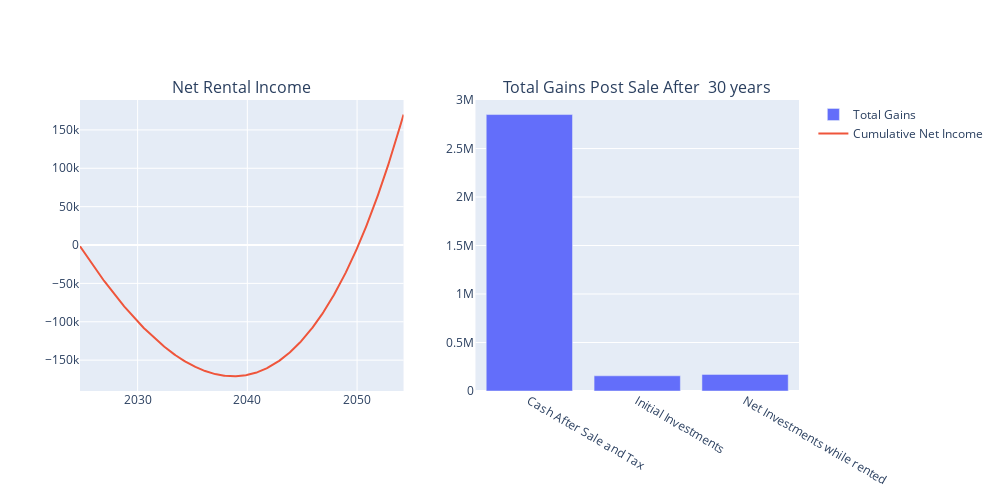
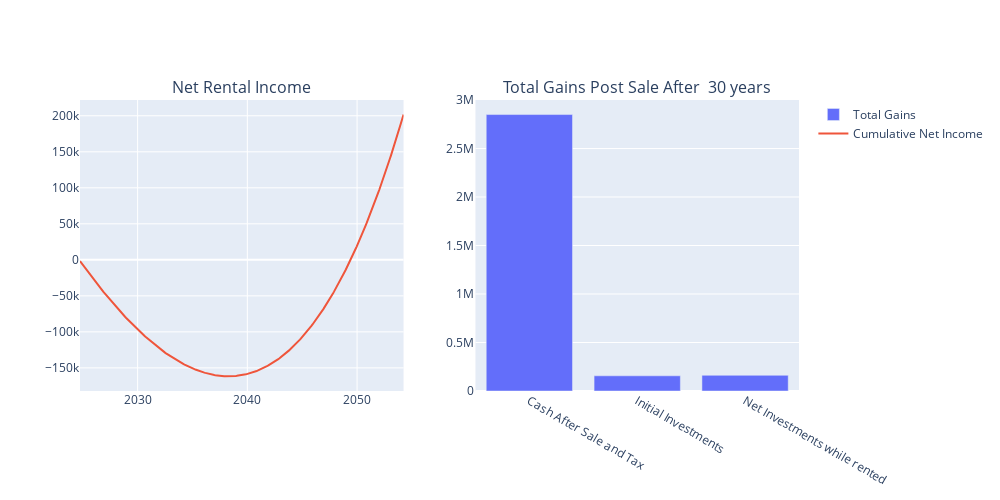

Write notebook code for charts like these, in order.
### Markdown cell above
## 01. Example of using the Calculate Mortage Payments using pywidget sliders

### Code cell
# ANSI escape codes for bold and color
bold = '\033[1m'
end_bold = '\033[0m'
red = '\033[91m'
green = '\033[92m'
yellow = '\033[93m'
blue = '\033[94m'
purple = '\033[95m'
cyan = '\033[96m'

import plotly.graph_objects as go
from plotly.subplots import make_subplots
import ipywidgets as widgets
from IPython.display import display, Markdown, clear_output
import matplotlib.pyplot as plt
from utils import calculate_mortgage_payments, calculate_cagr, super_balance
from datetime import datetime
# Create widgets for input parameters
house_price_widget = widgets.IntSlider(value=650000, min=500000, max=800000, step=10000, description='House Price:')
down_payment_widget = widgets.FloatSlider(value=20, min=5, max=30, step=1, description='% Down Payment:')
interest_rate_widget = widgets.FloatSlider(value=6.5, min=1, max=10, step=0.1, description='% Interest Rate:')
years_widget = widgets.IntSlider(value=30, min=1, max=30, step=1, description='Years:')
weekly_rent_widget = widgets.IntSlider(value=550, min=500, max=800, step=20, description='Initial Weekly Rent:')
# container = widgets.HBox(children=[house_price_widget, down_payment_widget, interest_rate_widget, years_widget, weekly_rent_widget])

def update_mortgage_payments(house_price, down_payment, interest_rate, loan_term_years, weekly_rent):
    water = 40
    insurance = 200
    council_tax = 140
    start_date = datetime(2024, 10, 1)  # Start date of loan
    df = calculate_mortgage_payments(down_payment, 
                                                   house_price, 
                                                   interest_rate, 
                                                   loan_term_years, 
                                                   start_date,
                                                   council_tax,
                                insurance,
                                water,
                                weekly_rent)
    (cash_after_tax, annualized_return, total_tax_paid, total_investment) = calculate_cagr(df, down_payment, house_price)
    initial_inv = df['InitialInvestments'].max()
    invest_while_rented = total_investment - initial_inv
    # print(f"{bold}{green}Monthly Payment: ${end_bold} ${df["Payment Amount"].max():.2f}")
    print(f"Monthly Payment: ${df['Payment Amount'].max():.2f}" )
    # print(f"Cash After Sale and Tax: ${cash_after_tax:.2f}" , f"Annualized Return: {annualized_return*100:.2f}%")
    # print(f"Initial Investments: ${initial_inv:.2f}", f"Net Investments while rented: ${invest_while_rented:.2f}",)
    metric_labels = ['Cash After Sale and Tax', 'Initial Investments', 'Net Investments while rented']
    metric_values = [round(cash_after_tax,0) , round(initial_inv,0), round(invest_while_rented,0)]
    # Create subplots using make_subplots
    fig = make_subplots(rows=1, cols=2, subplot_titles=('Net Rental Income', f'Total Gains Post Sale After {loan_term_years: .0f} years'))
    fig.add_trace(go.Bar(x=metric_labels,y =metric_values, hovertemplate='%{x}<br> $%{y}<extra></extra>', name='Total Gains'), row=1, col=2)
    fig.add_trace(go.Scatter(x=df['Date'], y=df['Losses'].cumsum(), mode='lines', hovertemplate='Date: %{x}<br>Cumulative Net Income: %{y}<extra></extra>', name='Cumulative Net Income'), row=1, col=1)
    fig.update_layout(height=500, width=1000)
    fig.show()
    print(f"Total Investments: ${initial_inv+invest_while_rented:.2f}")
    print(f"Cash After Sale and Tax: ${cash_after_tax:.2f}") 
    print(f"Annualized Return: {annualized_return*100:.2f}%")
    

    


interact_widget = widgets.interact(update_mortgage_payments, 
                                   house_price=house_price_widget, 
                                   down_payment=down_payment_widget, 
                                   interest_rate=interest_rate_widget, 
                                   loan_term_years = years_widget, 
                                   weekly_rent=weekly_rent_widget)

display(interact_widget)

### Figure 1 — Plotly figure (JSON) as saved in the notebook; plotly's stock layout.template omitted (floating-point values rounded to 4 significant figures; data arrays with more than 128 entries replaced by an {"elided": "..."} marker saying what was removed)
{"data": [{"hovertemplate": "%{x}<br> $%{y}<extra></extra>", "name": "Total Gains", "type": "bar", "x": ["Cash After Sale and Tax", "Initial Investments", "Net Investments while rented"], "xaxis": "x2", "y": [2850506, 156650, 171270], "yaxis": "y2"}, {"hovertemplate": "Date: %{x}<br>Cumulative Net Income: %{y}<extra></extra>", "mode": "lines", "name": "Cumulative Net Income", "type": "scatter", "x": {"elided": "360 str values"}, "xaxis": "x", "y": {"elided": "360 float values"}, "yaxis": "y"}], "layout": {"annotations": [{"font": {"size": 16}, "showarrow": false, "text": "Net Rental Income", "x": 0.225, "xanchor": "center", "xref": "paper", "y": 1, "yanchor": "bottom", "yref": "paper"}, {"font": {"size": 16}, "showarrow": false, "text": "Total Gains Post Sale After  30 years", "x": 0.775, "xanchor": "center", "xref": "paper", "y": 1, "yanchor": "bottom", "yref": "paper"}], "height": 500, "width": 1000, "xaxis": {"anchor": "y", "domain": [0, 0.45]}, "xaxis2": {"anchor": "y2", "domain": [0.55, 1]}, "yaxis": {"anchor": "x", "domain": [0, 1]}, "yaxis2": {"anchor": "x2", "domain": [0, 1]}}}

### Figure 2 — Plotly figure (JSON) as saved in the notebook; plotly's stock layout.template omitted (floating-point values rounded to 4 significant figures; data arrays with more than 128 entries replaced by an {"elided": "..."} marker saying what was removed)
{"data": [{"hovertemplate": "%{x}<br> $%{y}<extra></extra>", "name": "Total Gains", "type": "bar", "x": ["Cash After Sale and Tax", "Initial Investments", "Net Investments while rented"], "xaxis": "x2", "y": [2850506, 156650, 161919], "yaxis": "y2"}, {"hovertemplate": "Date: %{x}<br>Cumulative Net Income: %{y}<extra></extra>", "mode": "lines", "name": "Cumulative Net Income", "type": "scatter", "x": {"elided": "360 str values"}, "xaxis": "x", "y": {"elided": "360 float values"}, "yaxis": "y"}], "layout": {"annotations": [{"font": {"size": 16}, "showarrow": false, "text": "Net Rental Income", "x": 0.225, "xanchor": "center", "xref": "paper", "y": 1, "yanchor": "bottom", "yref": "paper"}, {"font": {"size": 16}, "showarrow": false, "text": "Total Gains Post Sale After  30 years", "x": 0.775, "xanchor": "center", "xref": "paper", "y": 1, "yanchor": "bottom", "yref": "paper"}], "height": 500, "width": 1000, "xaxis": {"anchor": "y", "domain": [0, 0.45]}, "xaxis2": {"anchor": "y2", "domain": [0.55, 1]}, "yaxis": {"anchor": "x", "domain": [0, 1]}, "yaxis2": {"anchor": "x2", "domain": [0, 1]}}}
